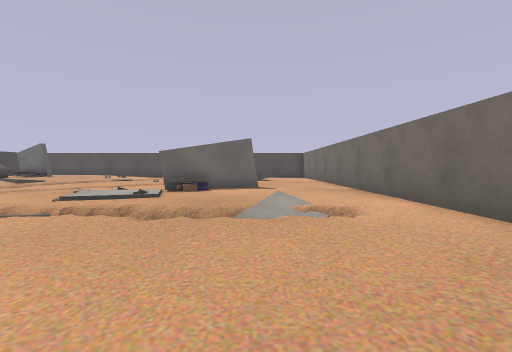
[1] (above)

16 first-person views from a walk through a robot-simulator world made for Gazebo. The camera is 0.84 m above the floor, tilts 2° down and sees 90° across. The floor is counted in squares, 1 m on a side. Each view is taken from the middle of a square. On the plan, view 1 faces up. The plan holds only what a view shows up to about 10 squares ahead; the rest is blank.

[2]
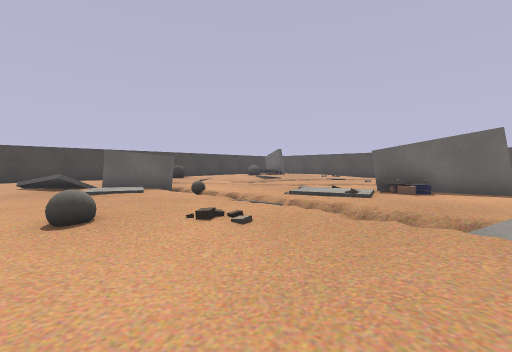

[3]
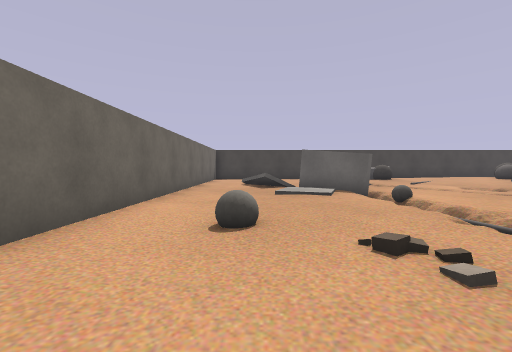

[4]
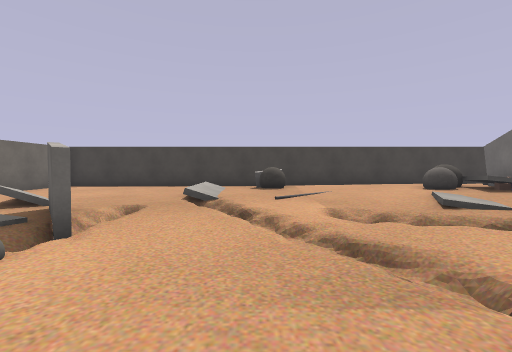

[5]
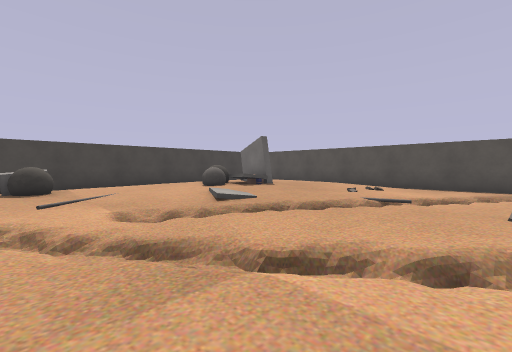

[6]
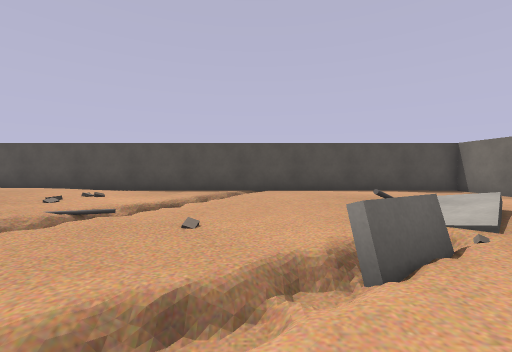

[7]
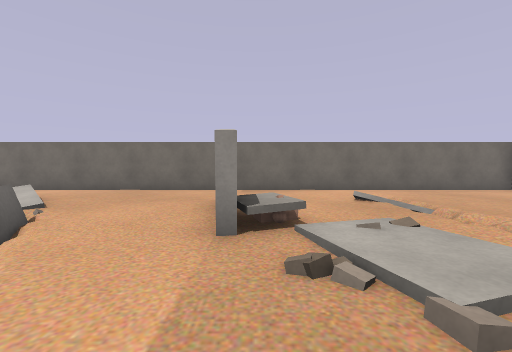

[8]
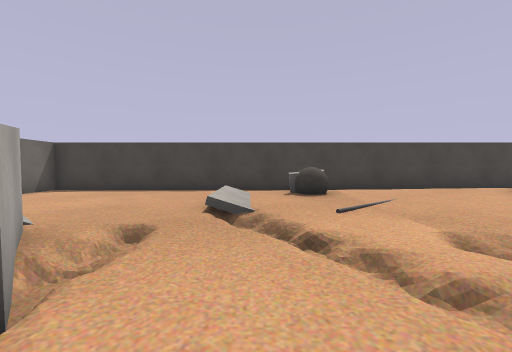

[9]
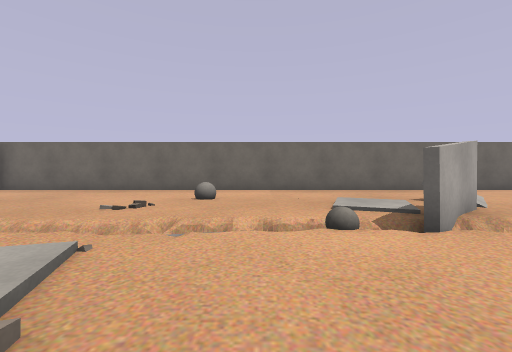

[10]
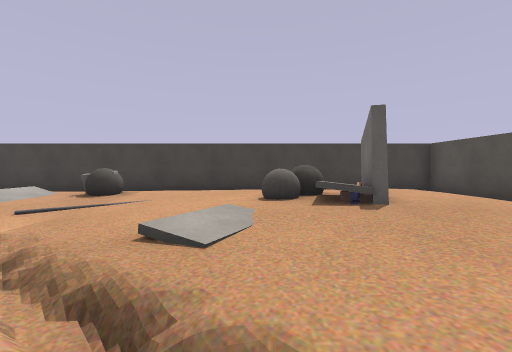

[11]
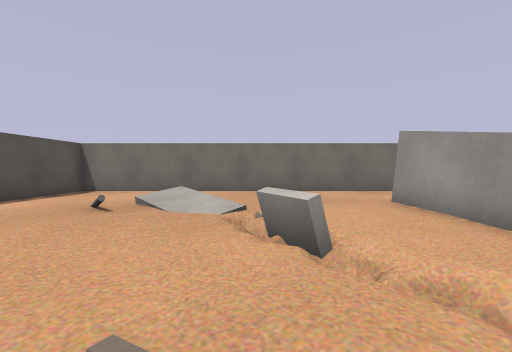

[12]
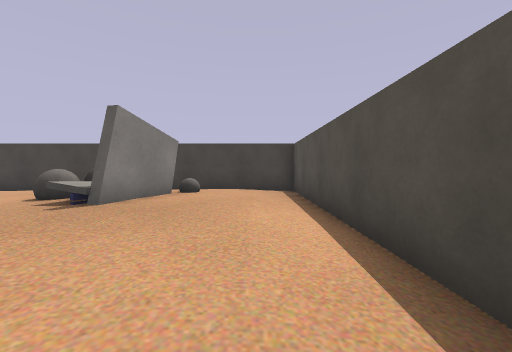

[13]
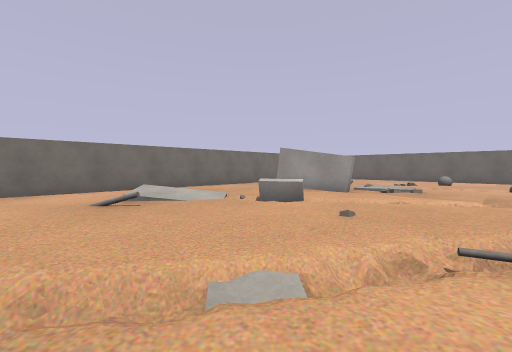

[14]
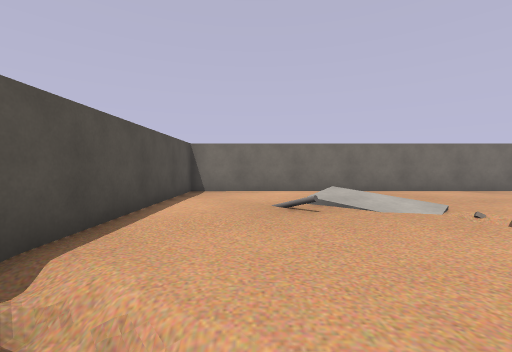

[15]
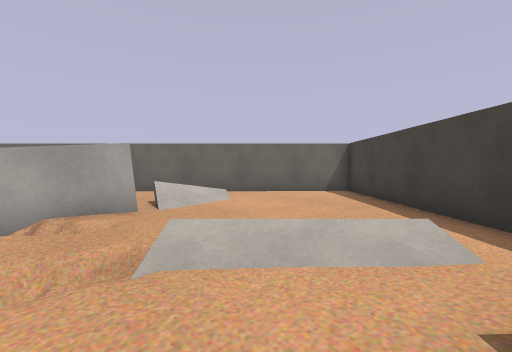

[16]
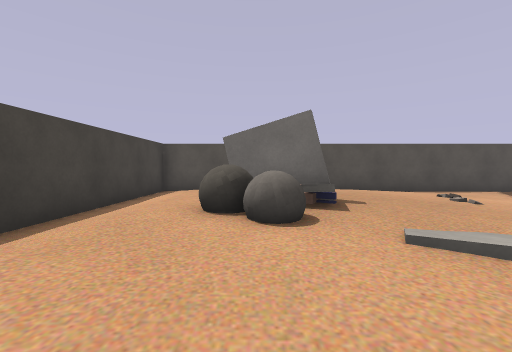

### Floor plan
Key: @ floor where view 1 was taken; # wall or solid block; . main floor; : floor 0.25 m higher than the main floor; / step, stairs or slope; = window, fence, low wall or low ledge; B grey box; G grey ball; C grey cylinder.
Columns run from 17 left of view 1 to 4 right of it. Each row starts with its distance up from view 1.
 19 ######################
 18 #::::::::..../.......#
 17 #:::::::::::.:::::...#
 16 #:::::::::://::::....#
 15 #::GB::::::/....C/...#
 14 #:::GB::::C#....::B..#
 13 #::GGG::::=:....::...#
 12 #:::G::::=:::./B/.::.#
 11 # ::::////:::/B=..::.#
 10 # ::::://..///::::::.#
  9 # ::::.//../....:B::.#
  8 # GG:...//=...BBB:::.#
  7 #::G:../=.../:::::::.#
  6 #::::///.....:/....:.#
  5 #:B::#..../...:..B...#
  4 #.:....##/G=//=////..#
  3 #.:....#::...........#
  2 #.:...B./:..../......#
  1 #.::.//B....G........#
  0 #.:..............@...#
 -1 #....................#
 -2 ######################

Where each view was taken, in squares from view 1:
view 1: 0 up, 0 right, facing up
view 2: 0 up, 0 right, facing up-left
view 3: 1 up, 1 left, facing left
view 4: 7 up, 5 left, facing left
view 5: 7 up, 5 left, facing up-left
view 6: 9 up, 4 left, facing up
view 7: 8 up, 6 left, facing right
view 8: 6 up, 7 left, facing left
view 9: 8 up, 6 left, facing down
view 10: 12 up, 7 left, facing left
view 11: 12 up, 6 left, facing right
view 12: 17 up, 7 left, facing left
view 13: 17 up, 7 left, facing down-right
view 14: 16 up, 6 left, facing right
view 15: 8 up, 13 left, facing down
view 16: 9 up, 13 left, facing up
